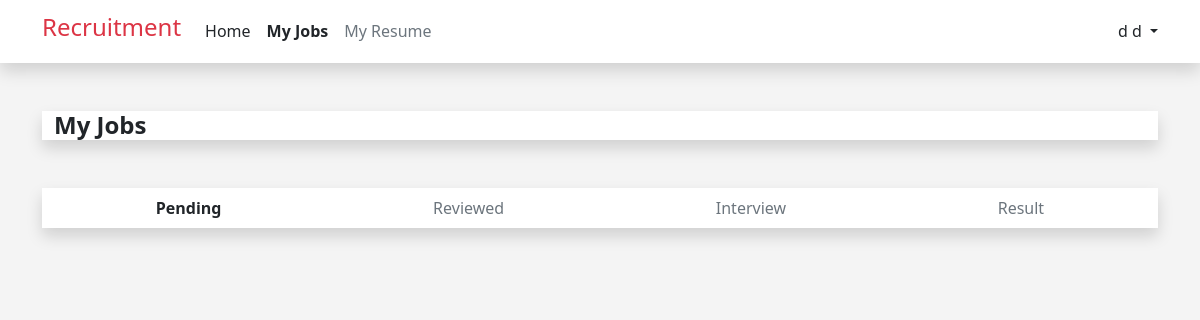
The page /my_jobs.php?status=Pending (signed in) on the database as committed earlier.
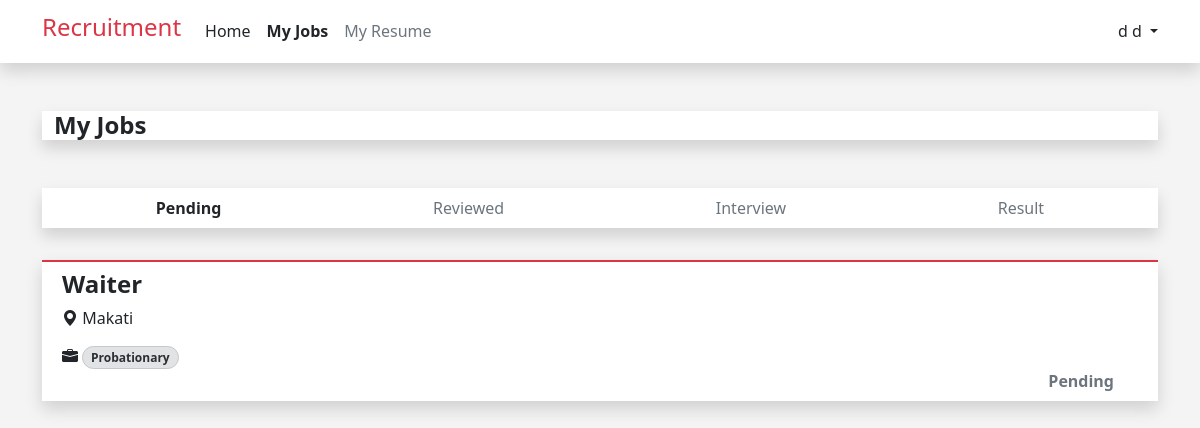
The same page on the database as committed later.
### tables this page shows
CREATE TABLE `mrfs` (
  `id` int(11) NOT NULL,
  `industry` varchar(255) NOT NULL,
  `mrf_status` varchar(255) NOT NULL,
  `closed_date` date NOT NULL,
  `request_date` date NOT NULL DEFAULT current_timestamp(),
  `client` varchar(255) NOT NULL,
  `location` varchar(255) NOT NULL,
  `aging_days` varchar(255) NOT NULL,
  `mrf_number` varchar(255) NOT NULL,
  `new_request` varchar(255) NOT NULL,
  `head_count` int(11) NOT NULL,
  `job_position` varchar(255) NOT NULL,
  `contract_type` varchar(255) NOT NULL,
  `classification` varchar(255) NOT NULL,
  `placed` int(11) NOT NULL,
  `variance` int(11) NOT NULL,
  `cancel` int(11) NOT NULL,
  `job_description` text NOT NULL,
  `qualification` text NOT NULL,
  `remarks` text NOT NULL
);

CREATE TABLE `job_applicants` (
  `id` int(12) NOT NULL,
  `user_id` int(12) NOT NULL,
  `job_id` int(12) NOT NULL,
  `application_status` varchar(255) NOT NULL,
  `interview_date` datetime DEFAULT NULL
);

### my_jobs.php (the view, shortened to what the changed rows need)
<?php
include ("dbconn.php");
include ("components/header.php");
if (isset($_GET['status'])) {
    $status = $_GET['status'];
    $userId = $_SESSION['user_id'];
    if ($status === 'Result') {
        $query =
            "SELECT mrfs.job_position, mrfs.contract_type, mrfs.location, job_applicants.application_status
            FROM mrfs
            INNER JOIN job_applicants ON mrfs.id = job_applicants.job_id
            WHERE job_applicants.user_id = ? AND (job_applicants.application_status = ? OR job_applicants.application_status = ?)
            ORDER BY
                CASE WHEN job_applicants.application_status = 'Selected' THEN 0 ELSE 1 END";
        $stmt = $conn->prepare($query);
        $status1 = 'Selected';
        $status2 = 'Not Selected';
        $stmt->bind_param("iss", $userId, $status1, $status2);
        $stmt->execute();
    } else {
        $query =
            "SELECT  mrfs.job_position, mrfs.contract_type, mrfs.location, job_applicants.application_status
            FROM mrfs
            INNER JOIN job_applicants ON mrfs.id = job_applicants.job_id
            WHERE job_applicants.user_id = ? AND job_applicants.application_status = ?";
        $stmt = $conn->prepare($query);
        $stmt->bind_param("is", $userId, $status);
        $stmt->execute();
    }
    $result = $stmt->get_result();
    function getStatusClass($status)
    {
        switch ($status) {
            case 'Pending':
                return 'text-secondary';
        }
    }
}
?>
<!DOCTYPE html>
<html lang="en">
<head>
</head>
<body style="background-color: #F4F4F4; ">
    <div class="container">
        <?php
        while ($row = mysqli_fetch_assoc($result)) {
            ?>
            <div class="row">
                <div class="col-sm-12 col-md-12 ">
                    <div class="container-fluid bg-white shadow mb-3 mt-4 border-2 border-top border-danger">
                        <div class="row p-2">
                            <h4 class="fw-bold">
                                <?php echo $row['job_position'] ?>
                            </h4>
                            <div class="row">
                                <div class="col">
                                    <i class="bi bi-geo-alt-fill"></i><span>
                                        <?php echo $row['location']; ?>
                                    </span>
                                </div>
                            </div>
                            <div class="row">
                                <div class="col">
                                    <i class="bi bi-briefcase-fill"></i>
                                    <span
                                        class="badge bg-secondary-subtle border border-secondary-subtle text-secondary-emphasis rounded-pill mt-3">
                                        <?php echo $row['contract_type']; ?>
                                    </span>
                                </div>
                            </div>
                            <div class="row">
                                <div class="col d-flex justify-content-end">
                                    <div
                                        class="fw-bold rounded-1 <?php echo getStatusClass($row['application_status']); ?>">
                                        <?php echo $row['application_status']; ?>
                                    </div>
                                </div>
                            </div>
                        </div>
                    </div>
                </div>
            </div>
            <?php
        }
        ?>
    </div>
</body>
</html>

Rows that differ between the two databases and show on the page:
now on this page (row edited): mrfs: job_position "Waiter", location "Makati", contract_type "Probationary", job_applicants.application_status "Pending"
